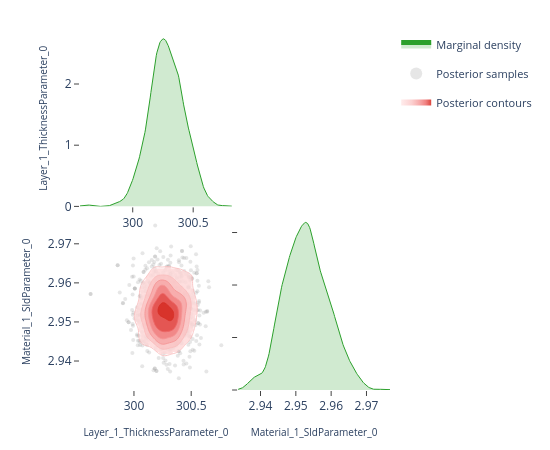

The notebook cell saved with this chart:
### Code cell
# ---- Pairwise focus: thickness vs SLD ---------------------------------------
# A 2-parameter corner plot zooms in on the joint posterior for a specific
# pair.  This is the same view the EasyReflectometryApp's "2D Heatmap"
# sub-tab uses to inspect parameter degeneracies.


params_of_interest = ['Layer_1_ThicknessParameter_0', 'Material_1_SldParameter_0']
idx = [posterior.param_names.index(p) for p in params_of_interest]
subset_draws = np.asarray(posterior.draws)[:, idx]

fig = plot_corner(subset_draws, params_of_interest)
fig.show()

### Figure 1 — Plotly figure (JSON) as saved in the notebook; plotly's stock layout.template omitted (floating-point values rounded to 4 significant figures; data arrays with more than 128 entries replaced by an {"elided": "..."} marker saying what was removed)
{"data": [{"fill": "tozeroy", "fillcolor": "rgba(44, 160, 44, 0.22)", "hoverinfo": "skip", "legendgroup": "marginal", "line": {"color": "rgb(44, 160, 44)", "width": 1}, "mode": "lines", "name": "Marginal density", "showlegend": true, "type": "scatter", "x": {"elided": "256 float values"}, "xaxis": "x", "y": {"elided": "256 float values"}, "yaxis": "y"}, {"hoverinfo": "skip", "legendgroup": "scatter", "marker": {"color": "rgba(140, 140, 140, 0.22)", "size": 4}, "mode": "markers", "name": "Posterior samples", "showlegend": true, "type": "scatter", "x": {"elided": "880 float values"}, "xaxis": "x3", "y": {"elided": "880 float values"}, "yaxis": "y3", "zorder": 0}, {"colorscale": [[0.0, "rgba(255, 224, 224, 0.62)"], [0.35, "rgba(250, 188, 188, 0.70)"], [0.6, "rgba(245, 148, 148, 0.78)"], [0.82, "rgba(237, 104, 104, 0.84)"], [1.0, "rgba(215, 48, 39, 0.90)"]], "connectgaps": false, "contours": {"coloring": "fill", "end": 152.3, "showlabels": false, "showlines": false, "size": 24.05, "start": 32.07}, "hoverinfo": "skip", "legendgroup": "contour", "name": "Posterior contours", "showlegend": true, "showscale": false, "type": "contour", "x": [299.6, 299.6, 299.6, 299.6, 299.6, 299.6, 299.7, 299.7, 299.7, 299.7, 299.7, 299.7, 299.8, 299.8, 299.8, 299.8, 299.8, 299.8, 299.9, 299.9, 299.9, 299.9, 299.9, 299.9, 299.9, 300.0, 300.0, 300.0, 300.0, 300.0, 300.0, 300.1, 300.1, 300.1, 300.1, 300.1, 300.1, 300.2, 300.2, 300.2, 300.2, 300.2, 300.2, 300.2, 300.3, 300.3, 300.3, 300.3, 300.3, 300.3, 300.4, 300.4, 300.4, 300.4, 300.4, 300.4, 300.5, 300.5, 300.5, 300.5, 300.5, 300.5, 300.5, 300.6, 300.6, 300.6, 300.6, 300.6, 300.6, 300.7, 300.7, 300.7, 300.7, 300.7, 300.7, 300.8, 300.8, 300.8, 300.8, 300.8], "xaxis": "x3", "y": [2.934, 2.934, 2.935, 2.935, 2.936, 2.936, 2.937, 2.937, 2.938, 2.939, 2.939, 2.94, 2.94, 2.941, 2.941, 2.942, 2.942, 2.943, 2.943, 2.944, 2.945, 2.945, 2.946, 2.946, 2.947, 2.947, 2.948, 2.948, 2.949, 2.949, 2.95, 2.951, 2.951, 2.952, 2.952, 2.953, 2.953, 2.954, 2.954, 2.955, 2.955, 2.956, 2.957, 2.957, 2.958, 2.958, 2.959, 2.959, 2.96, 2.96, 2.961, 2.961, 2.962, 2.963, 2.963, 2.964, 2.964, 2.965, 2.965, 2.966, 2.966, 2.967, 2.967, 2.968, 2.968, 2.969, 2.97, 2.97, 2.971, 2.971, 2.972, 2.972, 2.973, 2.973, 2.974, 2.974, 2.975, 2.976, 2.976, 2.977], "yaxis": "y3", "z": {"elided": "80x80 float values"}, "zmax": 152.3, "zmin": 32.07, "zorder": 1}, {"colorscale": [[0.0, "rgba(250, 188, 188, 0.94)"], [0.35, "rgba(250, 188, 188, 0.94)"], [0.35, "rgba(245, 148, 148, 0.95)"], [0.6, "rgba(245, 148, 148, 0.95)"], [0.6, "rgba(237, 104, 104, 0.96)"], [0.82, "rgba(237, 104, 104, 0.96)"], [0.82, "rgba(215, 48, 39, 0.98)"], [1.0, "rgba(215, 48, 39, 0.98)"]], "contours": {"coloring": "lines", "end": 152.3, "showlabels": false, "size": 24.05, "start": 32.07}, "hoverinfo": "skip", "legendgroup": "contour", "line": {"width": 0.9}, "showlegend": false, "showscale": false, "type": "contour", "x": [299.6, 299.6, 299.6, 299.6, 299.6, 299.6, 299.7, 299.7, 299.7, 299.7, 299.7, 299.7, 299.8, 299.8, 299.8, 299.8, 299.8, 299.8, 299.9, 299.9, 299.9, 299.9, 299.9, 299.9, 299.9, 300.0, 300.0, 300.0, 300.0, 300.0, 300.0, 300.1, 300.1, 300.1, 300.1, 300.1, 300.1, 300.2, 300.2, 300.2, 300.2, 300.2, 300.2, 300.2, 300.3, 300.3, 300.3, 300.3, 300.3, 300.3, 300.4, 300.4, 300.4, 300.4, 300.4, 300.4, 300.5, 300.5, 300.5, 300.5, 300.5, 300.5, 300.5, 300.6, 300.6, 300.6, 300.6, 300.6, 300.6, 300.7, 300.7, 300.7, 300.7, 300.7, 300.7, 300.8, 300.8, 300.8, 300.8, 300.8], "xaxis": "x3", "y": [2.934, 2.934, 2.935, 2.935, 2.936, 2.936, 2.937, 2.937, 2.938, 2.939, 2.939, 2.94, 2.94, 2.941, 2.941, 2.942, 2.942, 2.943, 2.943, 2.944, 2.945, 2.945, 2.946, 2.946, 2.947, 2.947, 2.948, 2.948, 2.949, 2.949, 2.95, 2.951, 2.951, 2.952, 2.952, 2.953, 2.953, 2.954, 2.954, 2.955, 2.955, 2.956, 2.957, 2.957, 2.958, 2.958, 2.959, 2.959, 2.96, 2.96, 2.961, 2.961, 2.962, 2.963, 2.963, 2.964, 2.964, 2.965, 2.965, 2.966, 2.966, 2.967, 2.967, 2.968, 2.968, 2.969, 2.97, 2.97, 2.971, 2.971, 2.972, 2.972, 2.973, 2.973, 2.974, 2.974, 2.975, 2.976, 2.976, 2.977], "yaxis": "y3", "z": {"elided": "80x80 float values"}, "zmax": 152.3, "zmin": 32.07, "zorder": 2}, {"fill": "tozeroy", "fillcolor": "rgba(44, 160, 44, 0.22)", "hoverinfo": "skip", "legendgroup": "marginal", "line": {"color": "rgb(44, 160, 44)", "width": 1}, "mode": "lines", "name": "Marginal density", "showlegend": false, "type": "scatter", "x": {"elided": "256 float values"}, "xaxis": "x4", "y": {"elided": "256 float values"}, "yaxis": "y4"}], "layout": {"height": 450, "legend": {"font": {"size": 11}, "itemsizing": "constant", "orientation": "v", "x": 1.02, "xanchor": "left", "y": 1.0, "yanchor": "top"}, "margin": {"b": 60, "l": 80, "r": 160, "t": 30}, "plot_bgcolor": "white", "showlegend": true, "width": 550, "xaxis": {"anchor": "y", "domain": [0.0, 0.49], "showgrid": false, "ticks": "outside", "zeroline": false}, "xaxis2": {"anchor": "y2", "domain": [0.51, 1.0], "showgrid": false, "ticks": "outside", "visible": false, "zeroline": false}, "xaxis3": {"anchor": "y3", "domain": [0.0, 0.49], "showgrid": false, "ticks": "outside", "title": {"font": {"size": 10}, "text": "Layer_1_ThicknessParameter_0"}, "zeroline": false}, "xaxis4": {"anchor": "y4", "domain": [0.51, 1.0], "showgrid": false, "ticks": "outside", "title": {"font": {"size": 10}, "text": "Material_1_SldParameter_0"}, "zeroline": false}, "yaxis": {"anchor": "x", "domain": [0.51, 1.0], "showgrid": false, "ticks": "outside", "title": {"font": {"size": 10}, "text": "Layer_1_ThicknessParameter_0"}, "zeroline": false}, "yaxis2": {"anchor": "x2", "domain": [0.51, 1.0], "showgrid": false, "ticks": "outside", "visible": false, "zeroline": false}, "yaxis3": {"anchor": "x3", "domain": [0.0, 0.49], "showgrid": false, "ticks": "outside", "title": {"font": {"size": 10}, "text": "Material_1_SldParameter_0"}, "zeroline": false}, "yaxis4": {"anchor": "x4", "domain": [0.0, 0.49], "showgrid": false, "showticklabels": false, "ticks": "outside", "zeroline": false}}}
